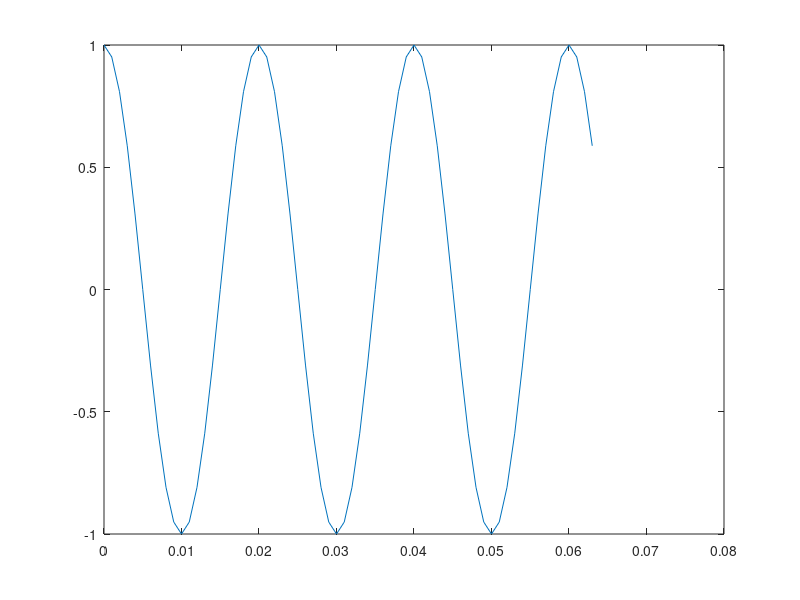
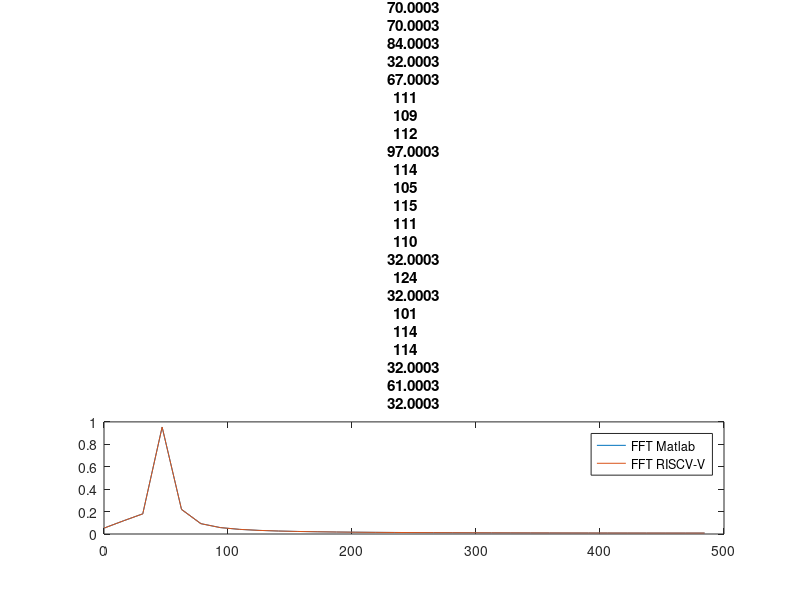

These charts were generated, in order, by the following MATLAB code:
clear all;

Fs = 1000;                    % Sampling frequency
T = 1/Fs;                     % Sampling period
L = 64;                     % Length of signal
t = (0:L-1)*T;                % Time vector

%x1 = cos(2*pi*50*t);          % First row wave

n = 2^nextpow2(L);

x_chosen = [1,0.951056516295154,0.809016994374948,0.587785252292473,0.309016994374947,6.12323399573677e-17,-0.309016994374948,-0.587785252292473,-0.809016994374947,-0.951056516295154,-1,-0.951056516295154,-0.809016994374947,-0.587785252292473,-0.309016994374948,-1.83697019872103e-16,0.309016994374947,0.587785252292474,0.809016994374948,0.951056516295154,1,0.951056516295153,0.809016994374948,0.587785252292473,0.309016994374947,-5.82016719913287e-16,-0.309016994374949,-0.587785252292473,-0.809016994374947,-0.951056516295153,-1,-0.951056516295154,-0.809016994374948,-0.587785252292472,-0.309016994374946,1.34773045969868e-15,0.309016994374949,0.587785252292473,0.809016994374947,0.951056516295153,1,0.951056516295153,0.809016994374947,0.587785252292472,0.309016994374948,5.51091059616309e-16,-0.309016994374947,-0.587785252292473,-0.809016994374948,-0.951056516295154,-1,-0.951056516295153,-0.809016994374946,-0.587785252292472,-0.309016994374948,1.10280109986921e-15,0.309016994374947,0.587785252292474,0.809016994374947,0.951056516295154,1,0.951056516295153,0.809016994374948,0.587785252292472];
plot(t,x_chosen)

Y = fft(x_chosen);

Y_u = [3.3479+0.0000i,3.6755+0.7674i,5.2884+2.2672i,25.3201+17.0452i,-5.0615-4.8649i,-1.7800-2.3557i,-0.8833-1.6051i,-0.4798-1.2310i,-0.2569-1.0014i,-0.1186-0.8434i,-0.0261-0.7264i,0.0391-0.6352i,0.0870-0.5616i,0.1231-0.5003i,0.1511-0.4482i,0.1732-0.4031i,0.1910-0.3633i,0.2054-0.3277i,0.2173-0.2956i,0.2271-0.2663i,0.2353-0.2393i,0.2422-0.2142i,0.2480-0.1907i,0.2528-0.1684i,0.2569-0.1473i,0.2603-0.1271i,0.2631-0.1077i,0.2653-0.0889i,0.2671-0.0705i,0.2685-0.0526i,0.2694-0.0349i,0.2700-0.0174i,0.2702+0.0000i,0.2700+0.0174i,0.2694+0.0349i,0.2685+0.0526i,0.2671+0.0705i,0.2653+0.0889i,0.2631+0.1077i,0.2603+0.1271i,0.2569+0.1473i,0.2528+0.1684i,0.2480+0.1907i,0.2422+0.2142i,0.2353+0.2393i,0.2271+0.2663i,0.2173+0.2956i,0.2054+0.3277i,0.1910+0.3633i,0.1732+0.4031i,0.1511+0.4482i,0.1231+0.5003i,0.0870+0.5616i,0.0391+0.6352i,-0.0261+0.7264i,-0.1186+0.8434i,-0.2569+1.0014i,-0.4798+1.2310i,-0.8833+1.6051i,-1.7800+2.3557i,-5.0615+4.8649i,25.3201-17.0452i,5.2884-2.2672i,3.6755-0.7674i];

figure;
P2 = abs(Y/L);
P1 = P2(:,1:n/2+1);
P1(:,2:end-1) = 2*P1(:,2:end-1);

P4 = abs(Y_u/L);
P3 = P4(:,1:n/2+1);
P3(:,2:end-1) = 2*P3(:,2:end-1);

plot(0:(Fs/n):(Fs/2-Fs/n),P1(1:n/2), 0:(Fs/n):(Fs/2-Fs/n), P3(1:n/2))
legend('FFT Matlab','FFT RISCV-V')
title("FFT Comparison | err = " + norm(Y_u-Y))